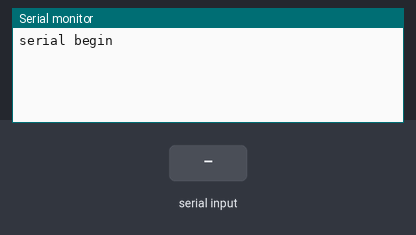
The sketch below on a simulated Arduino Uno, built with avr-gcc and run on an emulated ATmega328P. Parts: the last lines printed to the serial monitor. Inputs (shaded band) come from the test bench.

Above: at 1.2 s.
1.3 s: "1" received over the second serial link
At 1.7 s:
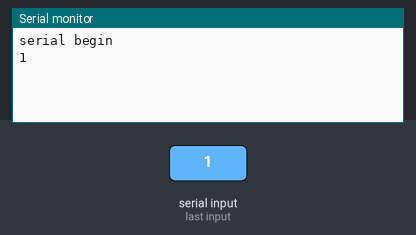
2.8 s: "0" received over the second serial link
At 4.0 s:
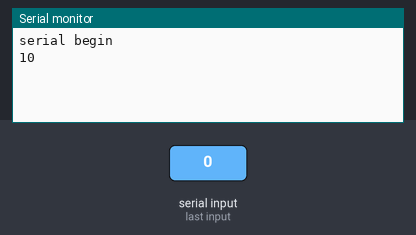

Measured:
- after the input at 1.3 s, the serial monitor: prints a new line at once (image 1)
- after the input at 2.8 s, the serial monitor: prints a new line at once (image 2)

The sketch:

setting_slave_and_master.ino
```cpp
#include <SoftwareSerial.h>

SoftwareSerial btSerial(2,3);

void setup()
{
  Serial.begin(9600);
  btSerial.begin(9600);
  Serial.write("serial begin\n");
}

void loop()
{
    if(Serial.available())
    {
      delay(5);
      while(Serial.available())
      {
        btSerial.write(Serial.read());
      }
    }
    if(btSerial.available())
    {
      delay(5);
      while(btSerial.available())
      {
        Serial.write(btSerial.read());
      }
    }
}
```
